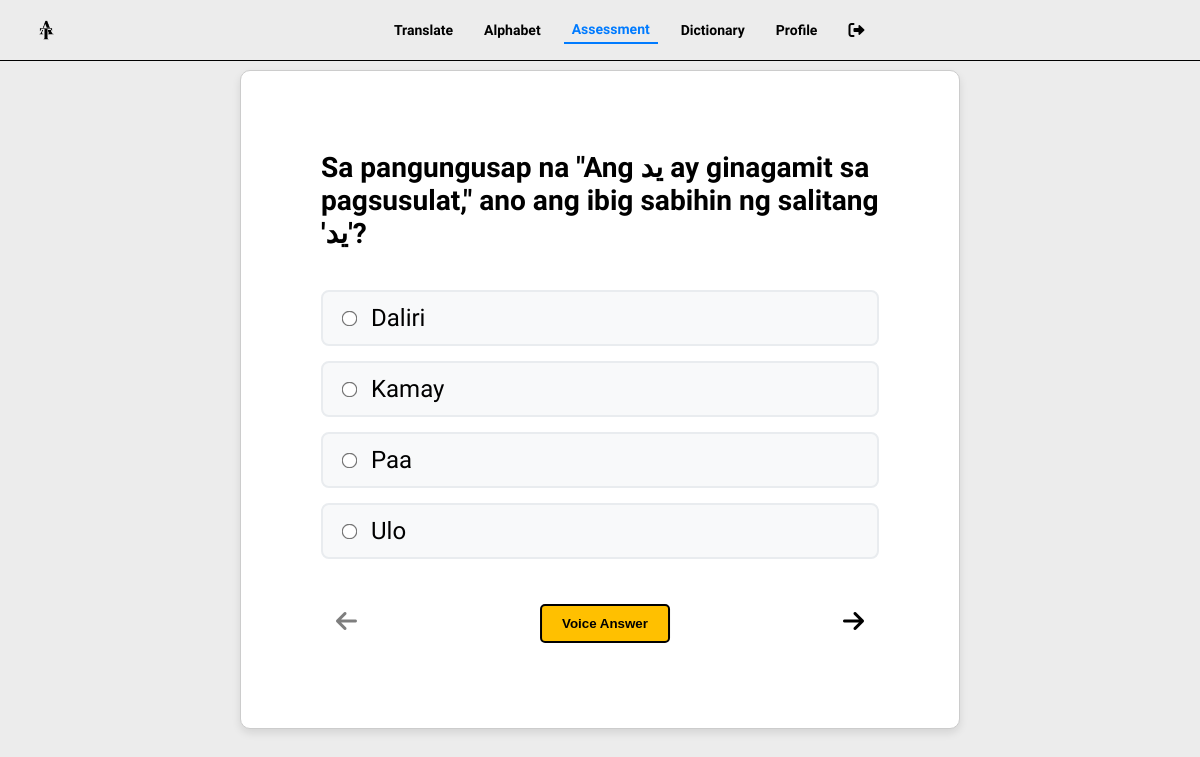
The app's page /assessment_tagalog (signed in) with its own data.
### tagarab_translate/models.py (models this page shows, shortened)
class TagalogQuestion(models.Model):
    QUESTION_TYPES = [
        ('multiple_choice', 'Multiple Choice'),
        ('word_completion', 'Word Completion'),
    ]
    question_text = models.CharField(max_length=255)
    arabic_word = models.CharField(max_length=100)
    correct_answer = models.CharField(max_length=100)
    option_1 = models.CharField(max_length=100)
    option_2 = models.CharField(max_length=100)
    option_3 = models.CharField(max_length=100)
    option_4 = models.CharField(max_length=100)
    question_type = models.CharField(max_length=20, choices=QUESTION_TYPES, default='multiple_choice')

### tagarab_translate/views.py (the view)
# urls.py: path('assessment_tagalog', views.assessment_tagalog, name= 'assessment_tagalog'),
@login_required
def assessment_tagalog(request):
    questions = TagalogQuestion.objects.all()
    if questions.count() > 10:
        questions = questions.order_by('?')[:10]  # Random order and limit to 10
    return render(request, 'users/assessment_tagalog.html', {'questions': questions})

### templates/users/assessment_tagalog.html (shortened to what this page needs)
{% load static %}
<!DOCTYPE html>
<html lang="en">
<head>
  <link rel="stylesheet" href="{% static 'css/users/assessment_tagalog.css' %}">
  <link rel="stylesheet" href="https://cdnjs.cloudflare.com/ajax/libs/font-awesome/6.0.0-beta3/css/all.min.css">
</head>
<body>
{% include 'users/header_assessment.html' %}
<div  class="container">
  <form id="assessmentForm" method="POST" action="{% url 'submit_assessment' %}">
    <div id="question-container">
      {% for question in questions %}
      <div class="question" id="question_{{ forloop.counter }}" style="display: none;">
        <h3>{{ question.question_text }}</h3>
        <ul class="options">
          <li>
            <input type="radio" name="answers_{{ question.id }}" value="{{ question.option_1 }}">
            {{ question.option_1 }}
          </li>
          <li>
            <input type="radio" name="answers_{{ question.id }}" value="{{ question.option_2 }}">
            {{ question.option_2 }}
          </li>
          <li>
            <input type="radio" name="answers_{{ question.id }}" value="{{ question.option_3 }}">
            {{ question.option_3 }}
          </li>
          <li>
            <input type="radio" name="answers_{{ question.id }}" value="{{ question.option_4 }}">
            {{ question.option_4 }}
          </li>
        </ul>
      </div>
      {% endfor %}
    </div>
    <div class="buttons">
      <i class="fas fa-arrow-left arrow" title="Back" onclick="goToPreviousQuestion()"></i>
      <button type="button" style="border: 2px solid black;" onclick="startSpeechRecognition()" class="voice-button">Voice Answer</button>
      <i class="fas fa-arrow-right arrow" title="Next" onclick="goToNextQuestion()"></i>
  </div>
  </form>
</div>
</body>
</html>

### tagarab_translate/static/css/users/assessment_tagalog.css (style rules this page uses)
* { margin: 0; padding: 0; box-sizing: border-box; }
:root { --primary-yellow: #ffc000; --primary-yellow-dark: #ffb000; --primary-yellow-darker: #ffa000; --accent-blue: #007BFF; --accent-blue-dark: #0056b3; --accent-purple: #4361ee; --accent-purple-dark: #3a56d4; --background: #ececec; --surface: #ffffff; --text-primary: #1a1a1a; --text-secondary: #4a4a4a; --text-muted: #6c757d; --border: #333333; --border-light: #dddddd; --border-hover: #007BFF; --shadow: 0 4px 12px rgba(0, 0, 0, 0.15); --shadow-hover: 0 8px 24px rgba(0, 0, 0, 0.2); --shadow-small: 0 2px 8px rgba(0, 0, 0, 0.1); --radius: 12px; --radius-small: 8px; --transition: all 0.3s cubic-bezier(0.4, 0, 0.2, 1); }
body { font-family: "Lexend", sans-serif; background-color: #ECECEC; margin: 0; overflow-x: hidden; box-sizing: border-box; padding: 0; }
.question { display: none; }
.container { margin: 70px auto; padding: 80px; background-color: white; justify-content: center; display: flex; border: 1px solid #ccc; border-radius: 10px; box-shadow: 0px 4px 8px rgba(0, 0, 0, 0.1); }
.question { font-size: 24px; margin-bottom: 20px; }
.options { list-style-type: none; padding: 0; display: flex; flex-direction: column; align-items: center; gap: 15px; width: 100%; max-width: 600px; margin: 40px auto; }
.options li { display: flex; align-items: center; width: 100%; padding: 12px 20px; background-color: #f8f9fa; border: 2px solid #e9ecef; border-radius: 8px; transition: all 0.3s ease; margin: 0; }
.options input[type="radio"] { margin-right: 15px; transform: scale(1.2); accent-color: var(--accent-purple); }
.buttons { display: flex; justify-content: space-between; align-items: center; margin-top: 20px; position: relative; }
.buttons .arrow { font-size: 24px; cursor: pointer; background: none; color: black; border: none; transition: color 0.3s ease; }
.voice-button { padding: 10px 20px; background-color: #FFC000; color: black; font-weight: bold; border-radius: 5px; cursor: pointer; transition: background-color 0.3s ease; position: absolute; left: 50%; transform: translateX(-50%); }
.buttons button, .buttons .arrow { padding: 10px 20px; border: none; border-radius: 5px; background-color: #FFC000; color: black; font-weight: bold; cursor: pointer; margin: 5px; }
.buttons .arrow { margin-top: 0; background: none; font-size: 24px; padding: 10px; }
.arrow { background: none; font-size: 24px; padding: 10px; cursor: pointer; border: none; outline: none; color: black; transition: color 0.3s ease; }
.arrow[title] { position: relative; }
.arrow[title]::after { content: attr(title); position: absolute; top: -30px; left: 50%; transform: translateX(-50%); background: #333; color: #fff; padding: 5px 10px; font-size: 12px; border-radius: 4px; white-space: nowrap; opacity: 0; pointer-events: none; transition: opacity 0.3s; }
@media (min-width: 769px) { .container { width: 60%; } }

### records on screen
TagalogQuestion: question_text "Sa pangungusap na \"Ang يد ay ginagamit sa pagsusulat,\" ano ang ibig sabihin ng salitang 'يد'?", option_1 "Daliri", option_2 "Kamay", option_3 "Paa", option_4 "Ulo"
